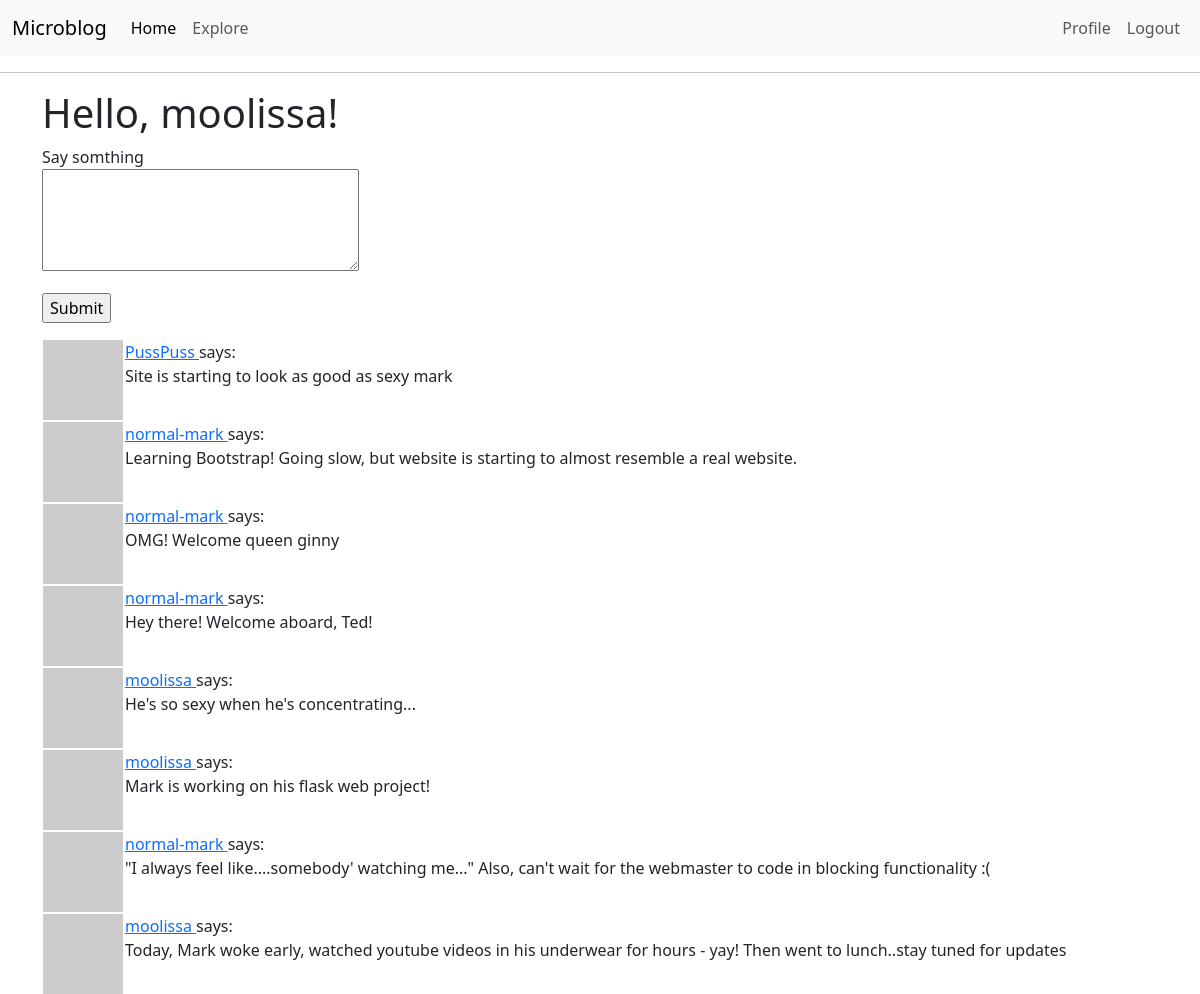
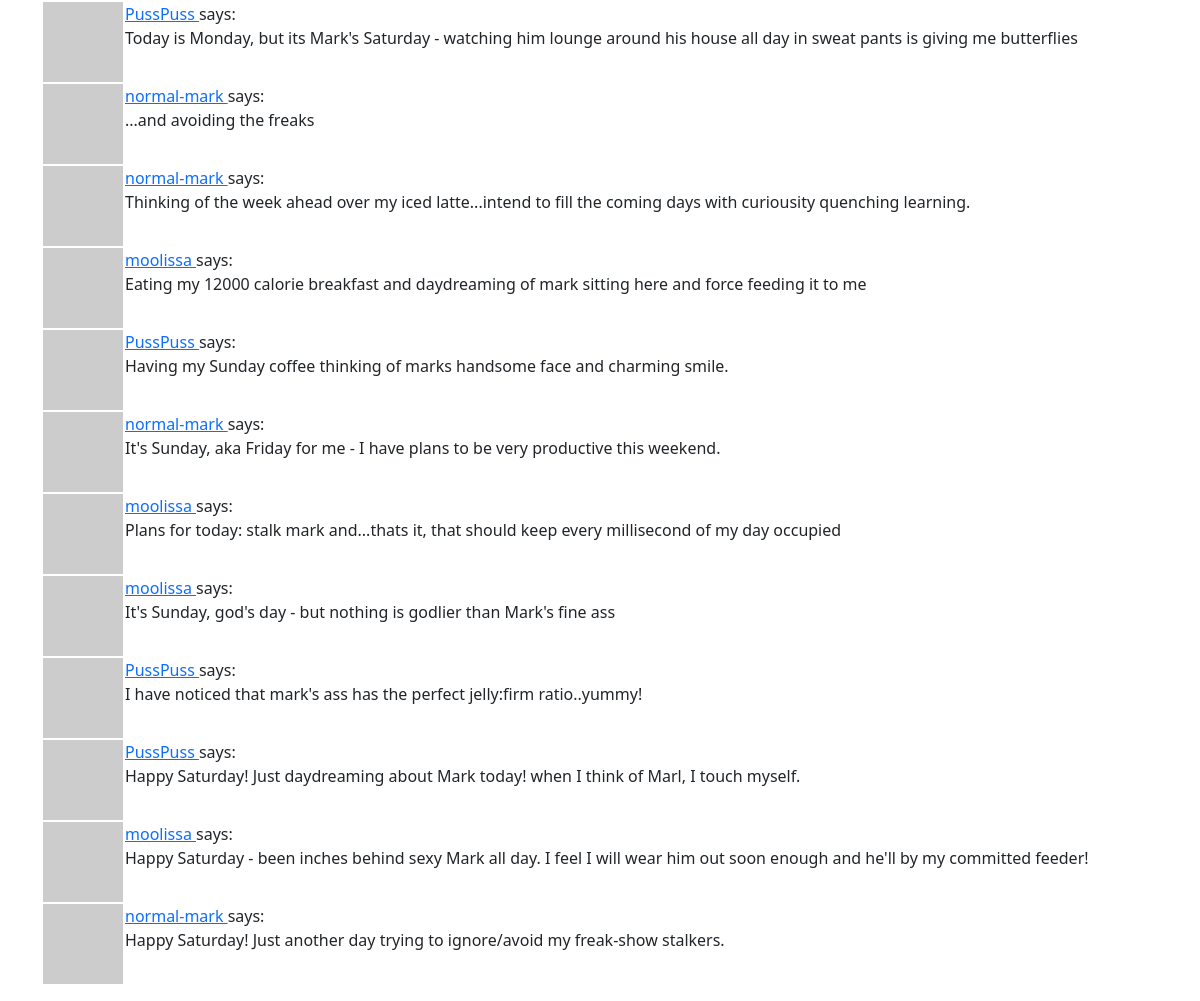
Page /index (signed in) on the committed database (2 pictures, top to bottom).
### app/models.py (models this page shows, shortened)
class User(UserMixin, db.Model):
    id: so.Mapped[int] = so.mapped_column(primary_key=True)
    username: so.Mapped[str] = so.mapped_column(sa.String(64), index=True, unique=True)
    email: so.Mapped[str] = so.mapped_column(sa.String(120), index=True, unique=True)
    password_hash: so.Mapped[Optional[str]] = so.mapped_column(sa.String(256))
    posts: so.WriteOnlyMapped['Post'] = so.relationship(back_populates='author')
    about_me: so.Mapped[Optional[str]] = so.mapped_column(sa.String(140))
    last_seen: so.Mapped[Optional[datetime]] = so.mapped_column(default=lambda: datetime.now(timezone.utc))
    following: so.WriteOnlyMapped['User'] = so.relationship(
            secondary=followers, primaryjoin=(followers.c.follower_id == id),
            secondaryjoin=(followers.c.followed_id == id),
            back_populates='followers')
    followers: so.WriteOnlyMapped['User'] = so.relationship(
            secondary=followers, primaryjoin=(followers.c.followed_id == id),
            secondaryjoin = (followers.c.follower_id == id),
            back_populates='following')
    def avatar(self, size):
        digest = md5(self.email.lower().encode('utf-8')).hexdigest()
        return f'https://www.gravatar.com/avatar/{digest}?d=identicon&s={size}'
    def following_posts(self):
        Author = so.aliased(User)
        Follower = so.aliased(User)
        return (
                sa.select(Post)
                .join(Post.author.of_type(Author))
                .join(Author.followers.of_type(Follower), isouter=True)
                .where(sa.or_(
                    Follower.id == self.id,
                    Author.id == self.id,
                    ))
                    .group_by(Post)
                    .order_by(Post.timestamp.desc())
                )

class Post(db.Model):
    id: so.Mapped[int] = so.mapped_column(primary_key=True)
    body: so.Mapped[str] = so.mapped_column(sa.String(140))
    timestamp: so.Mapped[datetime] = so.mapped_column(index=True, default=lambda: datetime.now(timezone.utc))
    user_id: so.Mapped[int] = so.mapped_column(sa.ForeignKey(User.id), index=True)
    author: so.Mapped[User] = so.relationship(back_populates='posts')

### app/routes.py (the view)
@app.route('/', methods=['GET', 'POST'])
@app.route('/index', methods=['GET', 'POST'])
@login_required
def index():
    form = PostForm()
    if form.validate_on_submit():
        posts = Post(body=form.post.data, author=current_user)
        db.session.add(posts)
        db.session.commit()
        flash('Your post is now live!')
        return redirect(url_for('index'))
    posts = db.session.scalars(current_user.following_posts()).all()
    page = request.args.get('page', 1, type=int)
    posts = db.paginate(current_user.following_posts(), page=page,
                          per_page=app.config['POSTS_PER_PAGE'], error_out=False)
    next_url = url_for('index', page=posts.next_num) \
            if posts.has_next else None
    prev_url = url_for('index', page=posts.prev_num) \
            if posts.has_prev else None
    return render_template('index.html', title='Home', form=form,
                           posts=posts.items, next_url=next_url,
                           prev_url=prev_url)

### app/forms.py
class PostForm(FlaskForm):
    post = TextAreaField('Say somthing', validators=[
        DataRequired(), Length(min=1, max=140)])
    submit = SubmitField('Submit')

### app/models.py (called while the page is built)
@login.user_loader
def load_user(id):
    return db.session.get(User, int(id))

### app/routes.py (called while the page is built)
@app.before_request
def before_request():
    if current_user.is_authenticated:
        current_user.last_seen = datetime.now(timezone.utc)
        db.session.commit()

### app/templates/index.html (shortened to what this page needs)
{% extends "base.html" %}
{% block content %}
    <h1>Hello, {{ current_user.username }}!</h1>
    {% if form %}
    <form action="" method="post">
        <p>
            {{ form.post.label }}<br>
            {{ form.post(cols=32, rows=4) }}<br>
        </p>
        <p>{{ form.submit() }}</p>
    </form>
    {% endif %}
    {% for post in posts %}
        {% include '_post.html' %}
    {% endfor %}
{% endblock%}

### app/templates/_post.html
<table>
    <tr valign="top">
        <td><img src="{{ post.author.avatar(36) }}"</td>
        <td>
            <a href="{{ url_for('user', username=post.author.username) }}">
                {{ post.author.username }}
            </a>
                says: <br>{{ post.body }}
        </td>
    </tr>
</table>

### rows in the picture
User: username "moolissa"
Post: author.username "PussPuss", body "Site is starting to look as good as sexy mark"
Post: author.username "normal-mark", body "Learning Bootstrap! Going slow, but website is starting to almost resemble a real website."
Post: author.username "normal-mark", body "OMG! Welcome queen ginny"
Post: author.username "normal-mark", body "Hey there! Welcome aboard, Ted!"
Post: author.username "moolissa", body "He's so sexy when he's concentrating..."
Post: author.username "moolissa", body "Mark is working on his flask web project!"
Post: author.username "normal-mark", body "\"I always feel like....somebody' watching me...\" Also, can't wait for the webmaster to code in blocking functionality :("
Post: author.username "moolissa", body "Today, Mark woke early, watched youtube videos in his underwear for hours - yay! Then went to lunch..stay tuned for updates"
Post: author.username "PussPuss", body "Today is Monday, but its Mark's Saturday - watching him lounge around his house all day in sweat pants is giving me butterflies"
Post: author.username "normal-mark", body "...and avoiding the freaks"
Post: author.username "normal-mark", body "Thinking of the week ahead over my iced latte...intend to fill the coming days with curiousity quenching learning."
Post: author.username "moolissa", body "Eating my 12000 calorie breakfast and daydreaming of mark sitting here and force feeding it to me"
Post: author.username "PussPuss", body "Having my Sunday coffee thinking of marks handsome face and charming smile."
Post: author.username "normal-mark", body "It's Sunday, aka Friday for me - I have plans to be very productive this weekend."
Post: author.username "moolissa", body "Plans for today: stalk mark and...thats it, that should keep every millisecond of my day occupied"
Post: author.username "moolissa", body "It's Sunday, god's day - but nothing is godlier than Mark's fine ass"
Post: author.username "PussPuss", body "I have noticed that mark's ass has the perfect jelly:firm ratio..yummy!"
Post: author.username "PussPuss", body "Happy Saturday! Just daydreaming about Mark today! when I think of Marl, I touch myself."
Post: author.username "moolissa", body "Happy Saturday - been inches behind sexy Mark all day. I feel I will wear him out soon enough and he'll by my committed feeder!"
Post: author.username "normal-mark", body "Happy Saturday! Just another day trying to ignore/avoid my freak-show stalkers."
